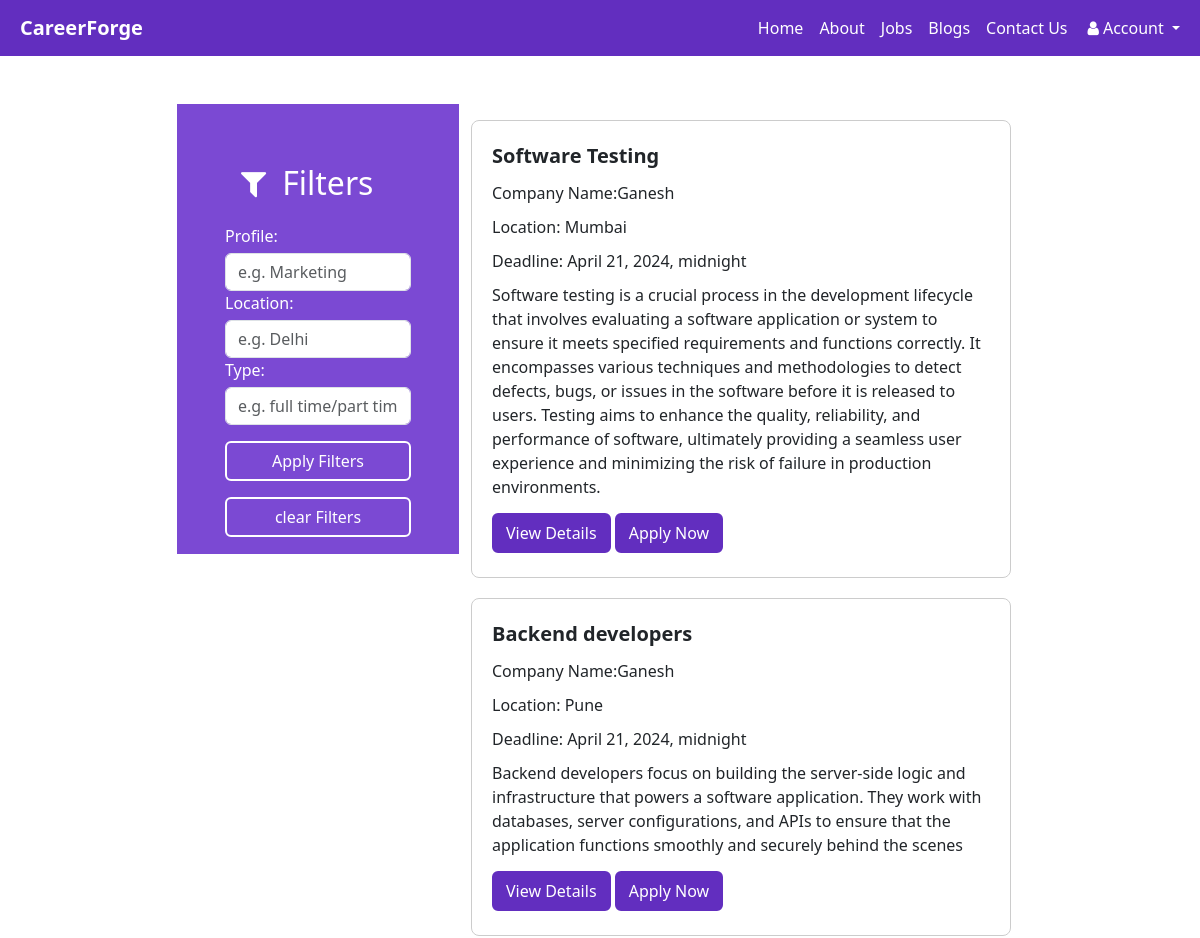
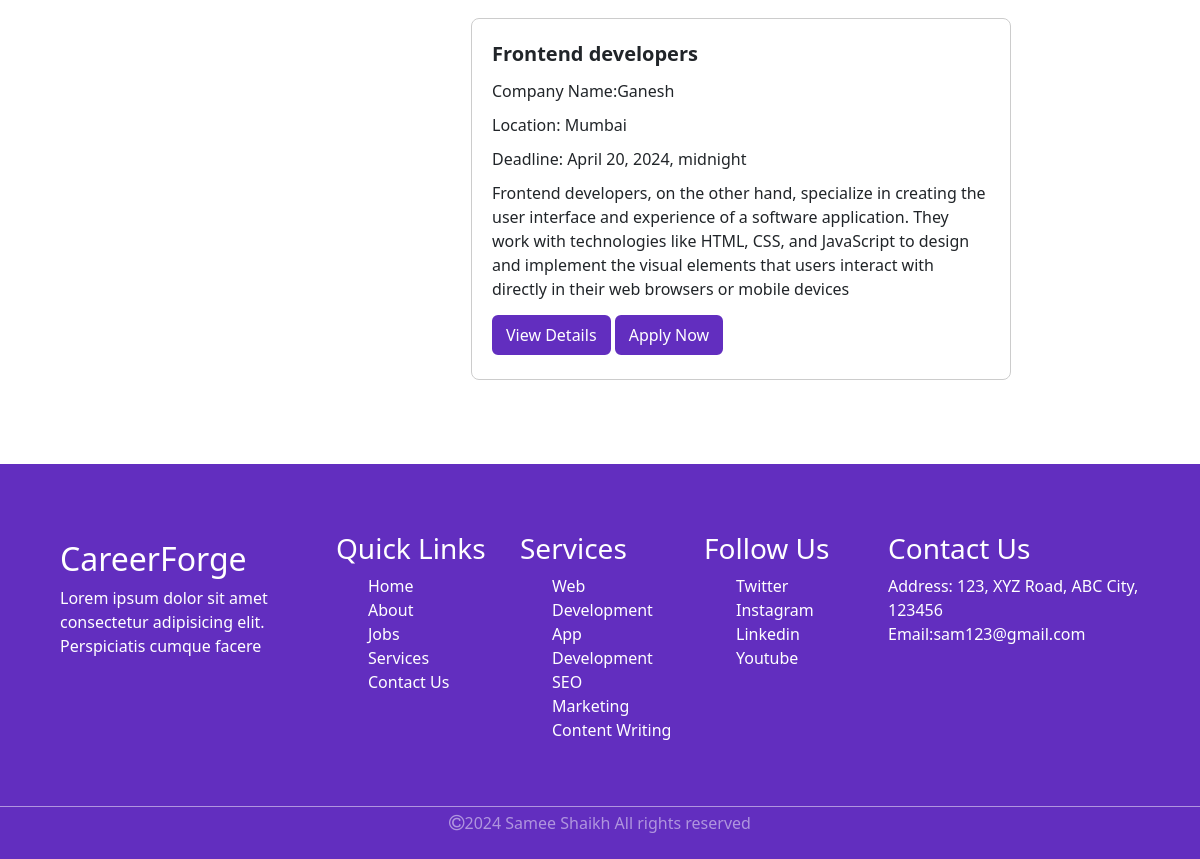
Screenshot of /dash (signed in) with the database file from the repository (2 pictures, top to bottom).
### Portal/models.py (models this page shows)
class JobPosting(models.Model):
    company = models.ForeignKey(Company, on_delete=models.CASCADE)
    job = models.OneToOneField(Job, on_delete=models.CASCADE)
    posted_at = models.DateTimeField(auto_now_add=True)
    active = models.BooleanField(default=True)

class Job(models.Model):
    title = models.CharField(max_length=255)
    description = models.TextField()
    type = models.CharField(max_length=20,default='none')
    category = models.CharField(max_length=100,default='none')
    salary = models.CharField(max_length=100,default='none')
    location = models.CharField(max_length=100)
    created_at = models.DateTimeField(auto_now_add=True)
    deadline = models.DateTimeField()

class Company(models.Model):
    user = models.OneToOneField(User, on_delete=models.CASCADE)
    name = models.CharField(max_length=255)
    email= models.EmailField()
    password = models.CharField(max_length=255)
    location = models.CharField(max_length=100,default='none',blank=True)
    hrname = models.CharField(max_length=255,default='none',blank=True)
    phone_number = models.CharField(max_length=20, default='none',blank=True)
    website = models.URLField(default='none',blank=True)
    about= models.TextField(default='none',blank=True)

### Portal/views.py (the view)
# urls.py: path('dash',views.dash,name='dash'),
@login_required
def dash(request):
    if request.method == 'POST':
        job_title = request.POST.get('title')
        job_location = request.POST.get('location')
        job_postings = JobPosting.objects.all()
        job_postings=job_postings.filter(job__title__icontains=job_title)
        job_postings=job_postings.filter(job__location__icontains=job_location)
        type=request.POST.get('type')
        job_postings = job_postings.filter(job__type=type)
        job_postings = job_postings.filter(active=True)
        return render(request, 'dash.html', {'job_postings': job_postings})
    else:
        id=request.session.get('candidate')
        user=Profile.objects.get(id=id)
        user=user.user
        job_postings = JobPosting.objects.exclude(applications__applicant=user)
        print(job_postings)
        return render(request, 'dash.html', {'job_postings': job_postings})

### Portal/template/dash.html (shortened to what this page needs)
{% load static %}
<!DOCTYPE html>
<html lang="en">
  <head>
    <link href="https://cdnjs.cloudflare.com/ajax/libs/font-awesome/5.15.4/css/all.min.css" rel="stylesheet">
    <link rel="stylesheet" href="https://cdnjs.cloudflare.com/ajax/libs/font-awesome/4.7.0/css/font-awesome.min.css">
    <link rel="stylesheet" href="{% static 'style.css' %}" />
    <link href="https://cdn.jsdelivr.net/npm/boxicons@latest/css/boxicons.min.css" rel="stylesheet">
    <link
      rel="stylesheet"
      href="https://cdnjs.cloudflare.com/ajax/libs/font-awesome/4.7.0/css/font-awesome.min.css"
    />
    <link rel="stylesheet" href="https://cdnjs.cloudflare.com/ajax/libs/font-awesome/4.7.0/css/font-awesome.min.css">
    <link
      href="https://cdn.jsdelivr.net/npm/bootstrap@5.3.3/dist/css/bootstrap.min.css"
      rel="stylesheet"
    />
  </head>
  <body>
    <header class="header">
      <nav class="navbar navbar-expand-lg">
        <div class="container-fluid">
          <a
            class="navbar-brand mx-2"
            href="/"
            style="color: white; font-weight: bold"
            >CareerForge</a
          >
          <div
            class="collapse navbar-collapse justify-content-end"
            id="navbarSupportedContent"
          >
            <ul class="navbar-nav">
              <li class="nav-item">
                <a
                  class="nav-link active"
                  id="navtext"
                  aria-current="page"
                  href="/"
                  >Home</a
                >
              </li>
              <li class="nav-item">
                <a
                  class="nav-link active"
                  id="navtext"
                  aria-current="page"
                  href="/#about"
                  >About</a
                >
              </li>
              <li class="nav-item">
                <a
                  class="nav-link active"
                  id="navtext"
                  aria-current="page"
                  href="dash"
                  >Jobs</a
                >
              </li>
              <li class="nav-item">
                <a
                  class="nav-link active"
                  id="navtext"
                  aria-current="page"
                  href="#"
                  >Blogs</a
                >
              </li>
              <li class="nav-item">
                <a
                  class="nav-link active"
                  id="navtext"
                  aria-current="page"
                  href="#"
                  >Contact Us</a
                >
              </li>
              <li class="nav-item dropdown">
                <a class="nav-link dropdown-toggle" href="#" id="navbarDropdown" role="button" data-bs-toggle="dropdown" aria-expanded="false" style="color: white;">
                  <i class="fa fa-user mx-1"></i>Account
                </a>
              </li>
            </ul>
          </div>
        </div>
      </nav>
    </header>
        <div class="row p-5 d-flex justify-content-center">
            <div class="col-sm-3 p-5 filters">
                <form method="post" action="">
                  <h2><i class="fa fa-filter m-3"></i>Filters</h2>
                  <label for="title" class="form-label">Profile:</label>
                  <input type="text" class="form-control" id="title" name="title" placeholder="e.g. Marketing" required>
                  <label for="location" class="form-label">Location:</label>
                  <input type="text" class="form-control" id="location" name="location" placeholder="e.g. Delhi" required>
                  <label for="type" class="form-label">Type:</label>
                  <input type="text" class="form-control" id="type" name="type" placeholder="e.g. full time/part time" required>
                  <button class="btn mybtn my-3" style="width: 100%;">Apply Filters</button>
                </form>
                <a href="dash"><button class="btn mybtn " style="width: 100%;">clear Filters</button></a>
            </div>
            <div class="col-sm-6 my-3">
                {% for job_posting in job_postings %}
                <div class="job-card">
                  <div class="job-title">{{job_posting.job.title}}</div>
                  <div class="job-info">Company Name:{{job_posting.company.name}}</div>
                  <div class="job-info">Location: {{job_posting.job.location}}</div>
                  <div class="job-info">Deadline: {{job_posting.job.deadline}}</div>
                  <div class="job-description">
                    {{job_posting.job.description}}</div>
                  <div class="btn-container">
                      <a href="viewdetails?job_posting_id={{job_posting.id}} "><button class="btn jobbtn my-1">View Details</button></a>
                      <a href="{% url 'apply_job' job_posting.id %}"><button class="btn jobbtn my-1">Apply Now</button></a>
                  </div>
              </div>
                {% endfor %}
              </div>
            </div>
    <div class="container-fluid footer">
        <div class="row p-5 ">
          <div class="col-sm-3 my-2">
            <h2>CareerForge</h2>
            <p>
              Lorem ipsum dolor sit amet consectetur adipisicing elit.
              Perspiciatis cumque facere
            </p>
          </div>
          <div class="col-sm-6">
            <div class="row">
              <div class="col-sm-4">
                <h3>Quick Links</h3>
                <ul>
                  <li class="footerli">Home</li>
                  <li class="footerli">About</li>
                  <li class="footerli">Jobs</li>
                  <li class="footerli">Services</li>
                  <li class="footerli">Contact Us</li>
                </ul>
              </div>
              <div class="col-sm-4">
                <h3>Services</h3>
                <ul>
                  <li class="footerli">Web Development</li>
                  <li class="footerli">App Development</li>
                  <li class="footerli">SEO</li>
                  <li class="footerli">Marketing</li>
                  <li class="footerli">Content Writing</li>
                </ul>
              </div>
              <div class="col-sm-4">
                <h3>Follow Us</h3>
                <ul>
                  <li class="footerli">Twitter</li>
                  <li class="footerli">Instagram</li>
                  <li class="footerli">Linkedin</li>
                  <li class="footerli">Youtube</li>
                </ul>
              </div>
            </div>
          </div>
          <div class="col-sm-3">
            <h3>Contact Us</h3>
            <p>Address: 123, XYZ Road, ABC City, 123456</p>
            <p>Email:sam123@gmail.com</p>
          </div>
        </div>
        <div class="row" style="color:rgba(255, 255, 255, 0.495);">
          <div class="col-sm-12 d-flex flex align-item-center justify-content-center p-1" style="border-top: solid 1px rgba(255, 255, 255, 0.495);">
            <p class="text-center"><i class="fa fa-copyright" style="font-size: large;"></i>2024 Samee Shaikh All rights reserved</p>
          </div>
        </div>
      </div>
  </body>
</html>

### Portal/static/style.css (style rules this page uses)
body { background-color: #f4f4f4; font-family: Arial, sans-serif; margin: 0; padding: 0; overflow-x: hidden; }
:root { --main:#622ebf; --secondary:#7b49d3; --light:#8348e782; }
#navtext { color: white; }
.mybtn { background:transparent !important; border: solid 2px white !important; color: white !important; font-size: larger; transition: all 0.5s ease-in; }
.header { width: 100%; height: 100%; background-attachment: fixed; background-size: cover; background-position: center; margin: 0 auto; display: block; }
.footer { background: var(--main); color: white; padding: 20px; }
.footer p { margin: 0; padding: 0; }
.footerli { list-style: none; padding: 0; margin: 0; cursor: pointer; }
.jobbtn { background: var(--main) !important; color: white !important; border: #622ebf solid 2px !important; transition: all 0.5s ease-in; }
.filters { height: 450px; color: white; background-color: var(--secondary); }
.filters label { color: white; display: block; margin-bottom: 5px; }
.job-info { margin-bottom: 10px; }
.job-description { margin-bottom: 10px; }
.btn { padding: 10px 20px; background-color: #007bff; color: #fff; border: none; border-radius: 4px; cursor: pointer; transition: background-color 0.3s ease; }
.job-card { border: 1px solid #ccc; border-radius: 8px; padding: 20px; margin-bottom: 20px; }
.job-title { font-size: 20px; font-weight: bold; margin-bottom: 10px; }

### rows the page displays
JobPosting: job "Software Testing", company.name "Ganesh", job.location "Mumbai", job.deadline "April 21, 2024, midnight", job.description "Software testing is a crucial process in the development lifecycle that involves evaluating a software application or system to ensure it meets specified requirements and functions correctly. It encompasses various techniques and methodologies to detect defects, bugs, or issues in the software before it is released to users. Testing aims to enhance the quality, reliability, and performance of software, ultimately providing a seamless user experience and minimizing the risk of failure in production environments."
JobPosting: job "Backend developers", company.name "Ganesh", job.location "Pune", job.deadline "April 21, 2024, midnight", job.description "Backend developers focus on building the server-side logic and infrastructure that powers a software application. They work with databases, server configurations, and APIs to ensure that the application functions smoothly and securely behind the scenes"
JobPosting: job "Frontend developers", company.name "Ganesh", job.location "Mumbai", job.deadline "April 20, 2024, midnight", job.description "Frontend developers, on the other hand, specialize in creating the user interface and experience of a software application. They work with technologies like HTML, CSS, and JavaScript to design and implement the visual elements that users interact with directly in their web browsers or mobile devices"
